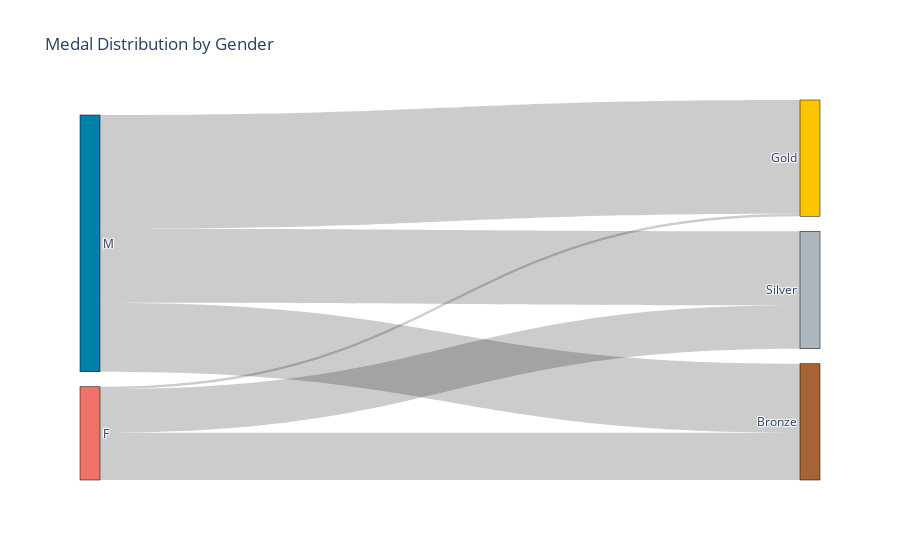

Notebook code cell kept with this figure:
### Code cell
# Filtrar datos de Argentina y medallas ganadas
arg_medals = athletes[(athletes['NOC'] == 'ARG') & (athletes['Medal'].notna())]

# Agrupar por género y tipo de medalla
medal_distribution = arg_medals.groupby(['Sex', 'Medal']).size().reset_index(name='count')

# Verificar los datos agrupados
print(medal_distribution)

# Crear listas de nodos y enlaces para Sankey
genders = medal_distribution['Sex'].unique()
medals = medal_distribution['Medal'].unique()

# Nodos: géneros y tipos de medalla
nodes = list(genders) + list(medals)
print("Nodos:", nodes)

# Índices para los nodos
node_indices = {node: i for i, node in enumerate(nodes)}
print("Índices:", node_indices)

# Crear las conexiones entre nodos (source, target, value)
sources = [node_indices[gender] for gender in medal_distribution['Sex']]
targets = [node_indices[medal] for medal in medal_distribution['Medal']]
values = medal_distribution['count']

# Verificar los enlaces
print("Sources:", sources)
print("Targets:", targets)
print("Values:", values)

node_colors = []
for node in nodes:
    if node == 'M':
        node_colors.append('#0081A7')  
    elif node == 'F':
        node_colors.append('#F07167')  
    elif node == 'Gold':
        node_colors.append('#fdc500')  
    elif node == 'Silver':
        node_colors.append('#adb5bd')  
    elif node == 'Bronze':
        node_colors.append('#a56336')  
    else:
        node_colors.append('#a3a3a3')  

# Graficar el diagrama Sankey
fig = go.Figure(data=[go.Sankey(
    node=dict(
        pad=15,
        thickness=20,
        line=dict(color="black", width=0.5),
        label=nodes,
        color=node_colors
    ),
    link=dict(
        source=sources,
        target=targets,
        value=values
    )
)])

fig.update_layout(
    title_text="Medal Distribution by Gender",
    font_size=12
)

# Mostrar el gráfico
fig.show()

### Figure 1 — Plotly figure (JSON) as saved in the notebook; plotly's stock layout.template omitted (floating-point values rounded to 4 significant figures)
{"data": [{"link": {"source": [0, 0, 0, 1, 1, 1], "target": [2, 3, 4, 2, 3, 4], "value": [37, 2, 34, 54, 89, 58]}, "node": {"color": ["#F07167", "#0081A7", "#a56336", "#fdc500", "#adb5bd"], "label": ["F", "M", "Bronze", "Gold", "Silver"], "line": {"color": "black", "width": 0.5}, "pad": 15, "thickness": 20}, "type": "sankey"}], "layout": {"autosize": true, "font": {"size": 12}, "title": {"text": "Medal Distribution by Gender"}}}
